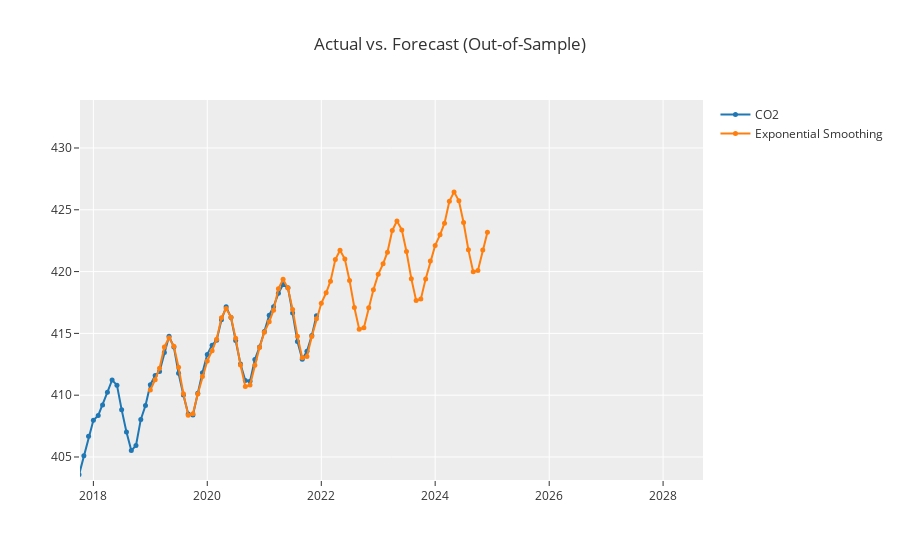

Here is the notebook cell this chart was saved with:
### Code cell
plot_model(model, fig_kwargs = fig_kwargs, data_kwargs = {"fh": 72})

### Figure 1 — Plotly figure (JSON) as saved in the notebook; plotly's stock layout.template omitted (floating-point values rounded to 4 significant figures; data arrays with more than 128 entries replaced by an {"elided": "..."} marker saying what was removed)
{"data": [{"line": {"color": "rgb(31, 119, 180)", "width": 2}, "marker": {"color": "rgb(31, 119, 180)", "size": 5}, "mode": "lines+markers", "name": "CO2", "type": "scatter", "x": {"elided": "802 str values"}, "xaxis": "x", "y": {"elided": "802 float values"}, "yaxis": "y"}, {"line": {"color": "rgb(255, 127, 14)", "width": 2}, "marker": {"color": "rgb(255, 127, 14)", "size": 5}, "mode": "lines+markers", "name": "Exponential Smoothing", "type": "scatter", "x": {"elided": "802 str values"}, "xaxis": "x", "y": {"elided": "802 float values"}, "yaxis": "y"}], "layout": {"autosize": true, "showlegend": true, "title": {"text": "Actual vs. Forecast (Out-of-Sample)"}, "xaxis": {"anchor": "y", "autorange": false, "domain": [0, 1], "range": ["2017-10-07 03:49:53.2344", "2028-09-12 21:18:28.8427"], "type": "date"}, "yaxis": {"anchor": "x", "autorange": false, "domain": [0, 1], "range": [403.1, 433.9], "type": "linear"}}}
